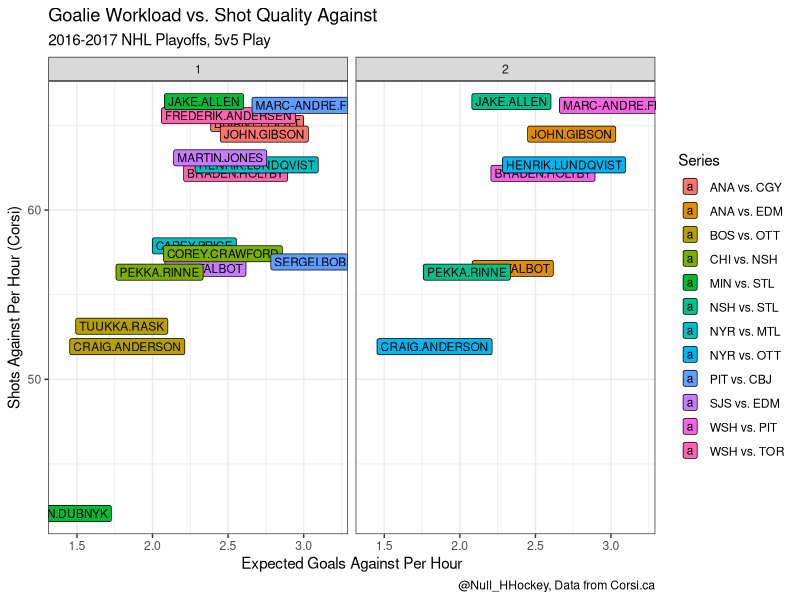
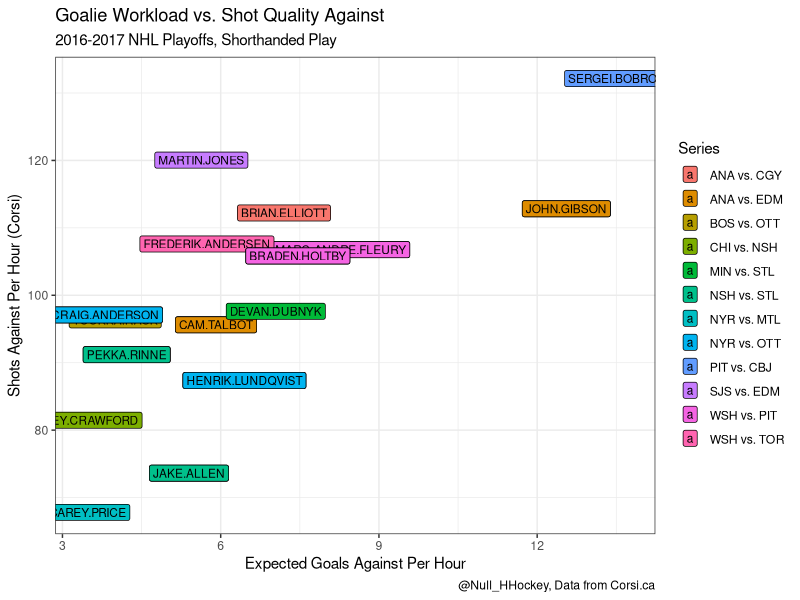
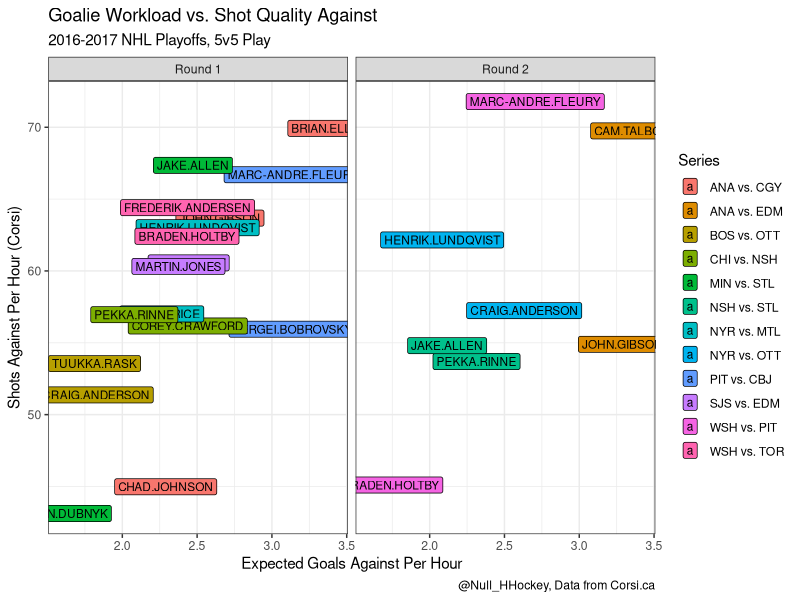

Here is the R script that generated these plots, in order:
library(tidyverse)
library(viridis)
library(lubridate)

setwd("/github folder/Random-Hockey-Charts")

theme_set(theme_bw())

individual_5v5 <- read_csv("individual goalie playoffs 5v5.csv")
individual_5v5$sit <- "5v5"
colnames(individual_5v5) <- tolower(colnames(individual_5v5))

df_5v5 <- read_csv("1617 goalie playoffs 5v5.csv")
df_5v5$sit <- "5v5"

df_4v5 <- read_csv("1617 goalie playoffs 4v5.csv")
df_4v5$sit <- "Shorthanded"

df_3v5 <- read_csv("1617 goalie playoffs 3v5.csv")
df_3v5$sit <- "Shorthanded"

df_shorthanded <- rbind(df_4v5, df_3v5)
colnames(df_shorthanded) <- tolower(colnames(df_shorthanded))

df_shorthanded <- df_shorthanded %>% 
  select(team, player, sit, toi, ca, xga) %>% 
  group_by(team, player) %>% 
  summarize(toi = sum(toi),
         ca = sum(ca),
         xga = sum(xga)) %>% 
  mutate(ca60 = ca/toi * 60,
         xga60 = xga/toi * 60)

colnames(df_5v5) <- tolower(colnames(df_5v5))


df_5v5 <- df_5v5 %>% 
  select(team, player, toi, ca, xga) %>% 
  mutate(ca60 = ca/toi * 60,
         xga60 = xga/toi * 60) %>%
  filter(toi > 60)



matchups = data.frame(round = c(rep.int(1, 8), rep.int(2, 4)),
                      series = c("WSH vs. TOR",
                                 "PIT vs. CBJ",
                                 "NYR vs. MTL",
                                 "BOS vs. OTT",
                                 "SJS vs. EDM",
                                 "CHI vs. NSH",
                                 "MIN vs. STL",
                                 "ANA vs. CGY",
                                 "NSH vs. STL",
                                 "ANA vs. EDM",
                                 "NYR vs. OTT",
                                 "WSH vs. PIT"),
                      team1 = c("WSH",
                                "PIT",
                                "NYR",
                                "BOS",
                                "S.J",
                                "CHI",
                                "MIN",
                                "ANA",
                                "NSH",
                                "ANA",
                                "NYR",
                                "WSH"),
                      team2 = c("TOR",
                                "CBJ",
                                "MTL",
                                "OTT",
                                "EDM",
                                "NSH",
                                "STL",
                                "CGY",
                                "STL",
                                "EDM",
                                "OTT",
                                "PIT"))
dates <- data_frame(round = c(rep(1, 12), rep(2, 18)),
                    date = seq(ymd("2017-04-12"), ymd("2017-05-11"), by = "days"))

matchups <- matchups %>% 
  mutate_at(vars(series, team1, team2), as.character) %>% 
  gather(order, team, -(c(round, series))) %>% 
  arrange(round, series)

individual_5v5 <- individual_5v5 %>% 
  left_join(dates) %>% 
  left_join(matchups)

individual_5v5 <- individual_5v5 %>% 
  select(sit, team, date, player, series, round, toi, ca60, xga60) %>% 
  group_by(sit, team, round, series, player) %>% 
  summarize(xga60 = mean(xga60),
            ca60 = mean(ca60),
            toi = sum(toi)) %>% 
  filter(toi > 40)




df_5v5 <- df_5v5 %>% 
  left_join(matchups)

df_shorthanded <- df_shorthanded %>% 
  left_join(matchups)

df_shorthanded <- df_shorthanded %>% 
  filter(toi > 10)


ggplot(df_5v5, aes(xga60, ca60, label = player, fill = series)) +
  geom_label(size = 3) +
  facet_wrap(~round) +
  labs(x = "Expected Goals Against Per Hour",
       y = "Shots Against Per Hour (Corsi)",
       title = "Goalie Workload vs. Shot Quality Against",
       subtitle = "2016-2017 NHL Playoffs, 5v5 Play",
       caption = "@Null_HHockey, Data from Corsi.ca") +
  guides(fill = guide_legend(title = "Series"))

ggplot(df_shorthanded, aes(xga60, ca60, label = player, fill = series)) +
  geom_label(size = 3) +
  labs(x = "Expected Goals Against Per Hour",
       y = "Shots Against Per Hour (Corsi)",
       title = "Goalie Workload vs. Shot Quality Against",
       subtitle = "2016-2017 NHL Playoffs, Shorthanded Play",
       caption = "@Null_HHockey, Data from Corsi.ca") +
  guides(fill = guide_legend(title = "Series"))



ggplot(individual_5v5, aes(xga60, ca60, label = player, fill = series)) +
  geom_label(size = 3) +
  facet_wrap(~paste("Round", round)) +
  labs(x = "Expected Goals Against Per Hour",
       y = "Shots Against Per Hour (Corsi)",
       title = "Goalie Workload vs. Shot Quality Against",
       subtitle = paste0("2016-2017 NHL Playoffs, ", individual_5v5$sit, " Play"),
       caption = "@Null_HHockey, Data from Corsi.ca") +
  guides(fill = guide_legend(title = "Series"))
